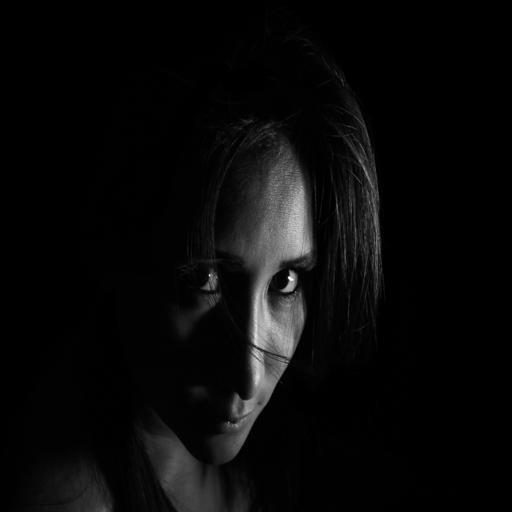
%> input picture Maria.jpg, 512 x 512 px
$ octave Q2.m   (GNU Octave 9; MATLAB toolbox functions it lacks are replaced by stand-ins)
%> lines starting %> are read from the running program, lines starting %| are printed output that depends on the picture
### code/image_equalization.m
function [ eq_image, final_LUT ] = image_equalization( image, threshold )
    %if threshold = 0, meaning there is no threshold

    [OriginalimageHisto, ] = imhist(image);
    LUT_before_thresh = (1:threshold)/255; %keep original mapping

    % hist equalization as in at the tutorial
    hist_after_thresh = (OriginalimageHisto(threshold+1:end).')./sum(OriginalimageHisto(threshold+1:end));
    final_LUT = uint8(round(255*[(LUT_before_thresh) cumsum(hist_after_thresh)])); %cumsum makes histeq
    eq_image = final_LUT(double(image)+1);
end

### code/Q2.m
clc;
close all;
clear;

%% Section a
r_normalized = (0:255) / 255;
c = 1;
gamma_vals = [0.01, 0.05, 0.1, 0.3, 0.5, 0.7, 1, 2, 3, 5, 10, 20];

% Plotting
figure;
hold on
grid on

for gamma = gamma_vals
    s = c*(r_normalized.^gamma); %transformation
    plot(255*r_normalized,255*s);
end

xlim([0,255])
ylim([0,255])
title('Gamma Correction');
xlabel('input pixel value (r)');
ylabel('output pixel value (s(r))');
legend([repmat('\gamma = ',size(gamma_vals,2),1) , num2str(gamma_vals','%.2f')]);
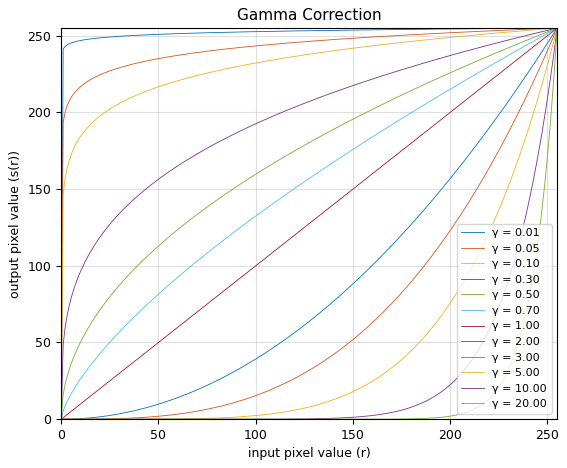
%> figure redrawn from the program's plot data; curve peaks at x = 255, y = 255

%% Section b
chosen_gamma = 0.5;
pic = imread('../Maria.jpg');
%> pic is the input picture: size 512x512 uint8; min 0, max 255, mean 9.2

% original
figure();
subplot(2,2,1);
imshow(pic);
title('Maria - original');
subplot(2,2,3);
histogram(pic);
axis tight
title('Histogram of Maria - original');
grid on;

% operate LUT
LUT = c*(r_normalized.^chosen_gamma); %all transformation values
LUT = uint8(255*LUT);
a = double(pic)+1;
pic_corrected = LUT(double(pic)+1); %output is the same dimentions matrix,
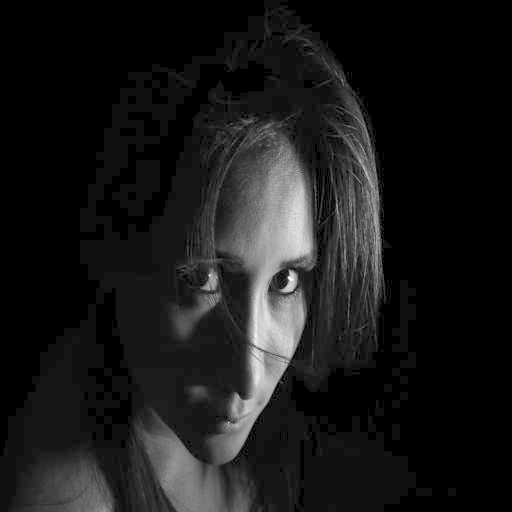
%> pic_corrected: size 512x512 uint8; min 0, max 255, mean 25
                                    %and each cell transforms to it's destination using the LUT

% image after LUT
subplot(2,2,2);
imshow(pic_corrected);
title(['Maria - after correction, for \gamma = ', num2str(chosen_gamma)]);
subplot(2,2,4);
histogram(pic_corrected);
axis tight
title('Histogram of Maria - after correction');
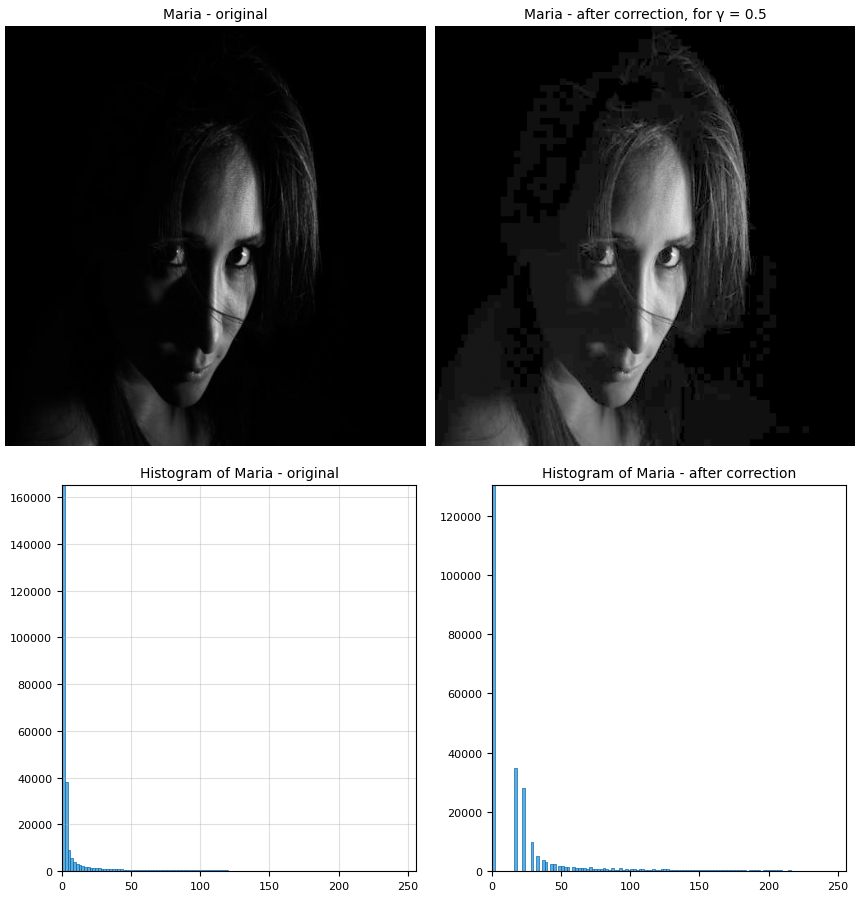
%> figure redrawn from the program's plot data, 4 panels

%% Sections c
threshold = 0; %equalization over entire picture
figure;
[equalized_pic, LUT] = image_equalization(pic,threshold);
%> in image_equalization, `[OriginalimageHisto, ] = imhist(image);`: OriginalimageHisto = 256 values, max 130392 at index 1, min 0 at index 222, mean 1024
%> in image_equalization, `hist_after_thresh = (OriginalimageHisto(threshold+1:end).')./sum(Origi..`: hist_after_thresh = 256 values, max 0.497 at index 1, min 0 at index 222, mean 0.00391
%> in image_equalization, `final_LUT = uint8(round(255*[(LUT_before_thresh) cumsum(hist_after_thr..`: final_LUT = 256 values from 127 to 255
%> in image_equalization, `eq_image = final_LUT(double(image)+1);`:
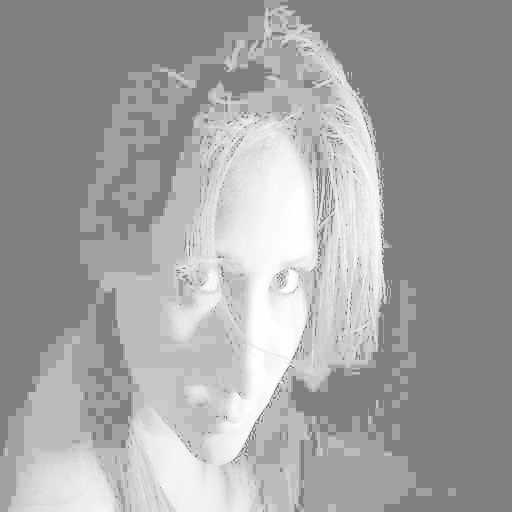
%> eq_image: size 512x512 uint8; min 127, max 255, mean 163.2
%> LUT = 256 values from 127 to 255
subplot(1,3,1);
histogram(equalized_pic);
grid on
title('Histogram of Maria - after equalization');
xlabel('pixel value');
ylabel('number of pixels');
xlim([0 260]);
subplot(1,3,2);
imshow(equalized_pic)
title('Maria - after equalization');
subplot(1,3,3);
LUT_x = (1:1:256);
plot(LUT_x, LUT);
ylim([0 260]);
grid on
title('Maria - equalization LUT');
xlabel('input pixel value');
ylabel('output pixel value');
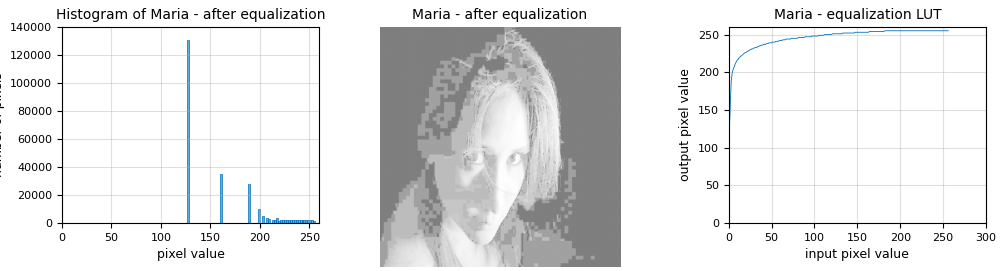
%> figure redrawn from the program's plot data, 3 panels

%% Section d
figure;
threshold = 4; %equalization on pixel with the value above threshold
[equalized_pic, LUT] = image_equalization(pic,threshold);
%> call 2 of image_equalization, with threshold = 4
%> in image_equalization (call 2), `hist_after_thresh = (OriginalimageHisto(threshold+1:end).')./sum(Origi..`: hist_after_thresh = 252 values, max 0.0887 at index 1, min 0 at index 218, mean 0.00397
%> in image_equalization (call 2), `final_LUT = uint8(round(255*[(LUT_before_thresh) cumsum(hist_after_thr..`: final_LUT = 256 values from 1 to 255
%> in image_equalization (call 2), `eq_image = final_LUT(double(image)+1);`:
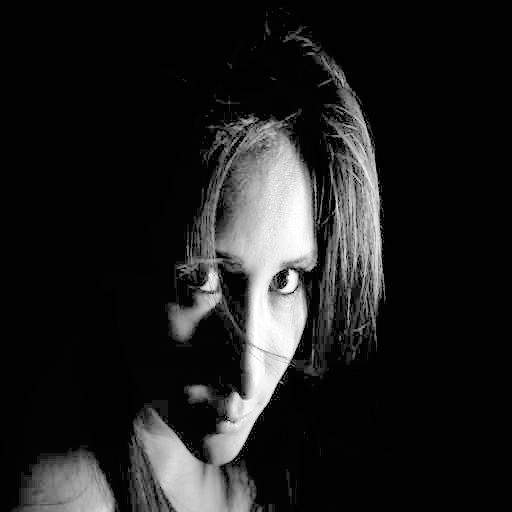
%> eq_image: size 512x512 uint8; min 1, max 255, mean 30.6
%> LUT = 256 values from 1 to 255
subplot(1,3,1);
histogram(equalized_pic);
grid on
title({'Histogram - after equalization only on';['pixels with value above ',num2str(threshold)]})
xlabel('pixel value');
ylabel('number of pixels');
xlim([0 260]);
subplot(1,3,2);
imshow(equalized_pic)
title({'Maria - equalization after only on pixels';['with value above ',num2str(threshold)]})
subplot(1,3,3);
LUT_x = (1:1:256);
plot(LUT_x, LUT);
ylim([0 260]);
grid on
title({'Maria - equalization LUT only on';['pixels with value above ',num2str(threshold)]})
xlabel('input pixel value');
ylabel('output pixel value');
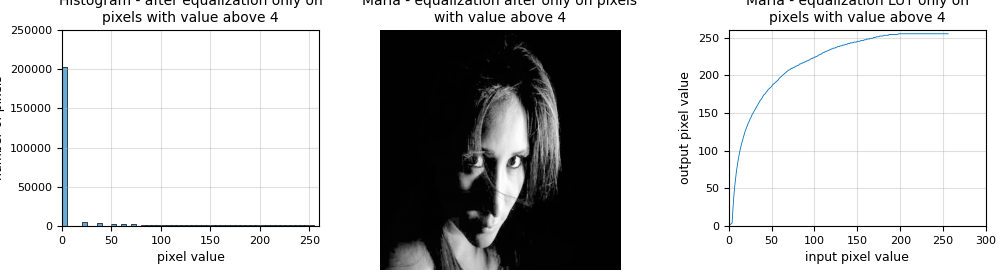
%> figure redrawn from the program's plot data, 3 panels
